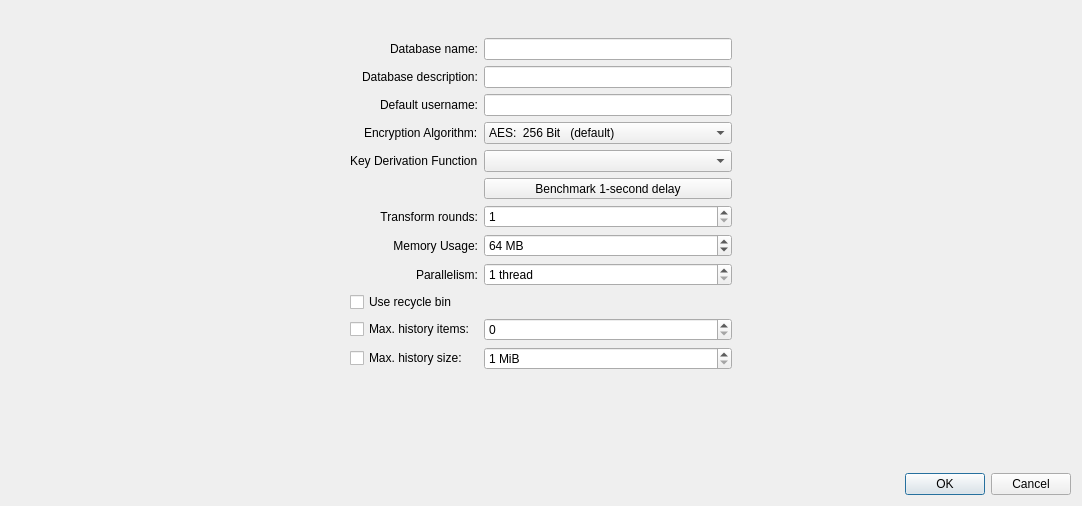
<?xml version="1.0" encoding="UTF-8"?>
<ui version="4.0">
 <class>DatabaseSettingsWidget</class>
 <widget class="QWidget" name="DatabaseSettingsWidget">
  <property name="geometry">
   <rect>
    <x>0</x>
    <y>0</y>
    <width>1082</width>
    <height>506</height>
   </rect>
  </property>
  <layout class="QVBoxLayout" name="verticalLayout" stretch="1,2,5,1">
   <item>
    <spacer name="verticalSpacer_2">
     <property name="orientation">
      <enum>Qt::Vertical</enum>
     </property>
     <property name="sizeHint" stdset="0">
      <size>
       <width>0</width>
       <height>0</height>
      </size>
     </property>
    </spacer>
   </item>
   <item>
    <layout class="QHBoxLayout" name="horizontalLayout_5" stretch="0,1,0">
     <item>
      <spacer name="horizontalSpacer">
       <property name="orientation">
        <enum>Qt::Horizontal</enum>
       </property>
       <property name="sizeHint" stdset="0">
        <size>
         <width>0</width>
         <height>0</height>
        </size>
       </property>
      </spacer>
     </item>
     <item>
      <widget class="QWidget" name="widget" native="true">
       <property name="maximumSize">
        <size>
         <width>400</width>
         <height>16777215</height>
        </size>
       </property>
       <layout class="QGridLayout" name="gridLayout">
        <item row="11" column="1">
         <widget class="QCheckBox" name="historyMaxSizeCheckBox">
          <property name="text">
           <string>Max. history size:</string>
          </property>
         </widget>
        </item>
        <item row="0" column="2">
         <widget class="QLineEdit" name="dbNameEdit"/>
        </item>
        <item row="7" column="2">
         <layout class="QHBoxLayout" name="horizontalLayout_3">
          <item>
           <widget class="QSpinBox" name="memorySpinBox">
            <property name="suffix">
             <string> MB</string>
            </property>
            <property name="minimum">
             <number>1</number>
            </property>
            <property name="maximum">
             <number>1048576</number>
            </property>
            <property name="value">
             <number>64</number>
            </property>
           </widget>
          </item>
         </layout>
        </item>
        <item row="0" column="1" alignment="Qt::AlignRight">
         <widget class="QLabel" name="dbNameLabel">
          <property name="text">
           <string>Database name:</string>
          </property>
         </widget>
        </item>
        <item row="10" column="1">
         <widget class="QCheckBox" name="historyMaxItemsCheckBox">
          <property name="text">
           <string>Max. history items:</string>
          </property>
         </widget>
        </item>
        <item row="4" column="1">
         <widget class="QLabel" name="kdfLabel">
          <property name="text">
           <string>Key Derivation Function</string>
          </property>
         </widget>
        </item>
        <item row="3" column="2">
         <widget class="QComboBox" name="algorithmComboBox">
          <item>
           <property name="text">
            <string>AES:  256 Bit   (default)</string>
           </property>
          </item>
          <item>
           <property name="text">
            <string>Twofish:  256 Bit</string>
           </property>
          </item>
         </widget>
        </item>
        <item row="3" column="1" alignment="Qt::AlignRight">
         <widget class="QLabel" name="algorithmLabel">
          <property name="text">
           <string>Encryption Algorithm:</string>
          </property>
         </widget>
        </item>
        <item row="1" column="1" alignment="Qt::AlignRight">
         <widget class="QLabel" name="dbDescriptionLabel">
          <property name="text">
           <string>Database description:</string>
          </property>
         </widget>
        </item>
        <item row="1" column="2">
         <widget class="QLineEdit" name="dbDescriptionEdit"/>
        </item>
        <item row="4" column="2">
         <widget class="QComboBox" name="kdfComboBox"/>
        </item>
        <item row="10" column="2">
         <layout class="QHBoxLayout" name="horizontalLayout_2">
          <item>
           <widget class="QSpinBox" name="historyMaxItemsSpinBox">
            <property name="sizePolicy">
             <sizepolicy hsizetype="Expanding" vsizetype="Fixed">
              <horstretch>0</horstretch>
              <verstretch>0</verstretch>
             </sizepolicy>
            </property>
            <property name="maximum">
             <number>2000000000</number>
            </property>
           </widget>
          </item>
         </layout>
        </item>
        <item row="11" column="2">
         <layout class="QHBoxLayout" name="horizontalLayout">
          <item>
           <widget class="QSpinBox" name="historyMaxSizeSpinBox">
            <property name="sizePolicy">
             <sizepolicy hsizetype="Expanding" vsizetype="Fixed">
              <horstretch>0</horstretch>
              <verstretch>0</verstretch>
             </sizepolicy>
            </property>
            <property name="suffix">
             <string> MiB</string>
            </property>
            <property name="minimum">
             <number>1</number>
            </property>
            <property name="maximum">
             <number>2000000000</number>
            </property>
           </widget>
          </item>
         </layout>
        </item>
        <item row="6" column="2">
         <widget class="QSpinBox" name="transformRoundsSpinBox">
          <property name="sizePolicy">
           <sizepolicy hsizetype="Expanding" vsizetype="Fixed">
            <horstretch>0</horstretch>
            <verstretch>0</verstretch>
           </sizepolicy>
          </property>
          <property name="alignment">
           <set>Qt::AlignLeading|Qt::AlignLeft|Qt::AlignVCenter</set>
          </property>
          <property name="minimum">
           <number>1</number>
          </property>
          <property name="maximum">
           <number>1000000000</number>
          </property>
         </widget>
        </item>
        <item row="5" column="2">
         <widget class="QToolButton" name="transformBenchmarkButton">
          <property name="sizePolicy">
           <sizepolicy hsizetype="MinimumExpanding" vsizetype="MinimumExpanding">
            <horstretch>0</horstretch>
            <verstretch>0</verstretch>
           </sizepolicy>
          </property>
          <property name="focusPolicy">
           <enum>Qt::NoFocus</enum>
          </property>
          <property name="text">
           <string>Benchmark 1-second delay</string>
          </property>
         </widget>
        </item>
        <item row="2" column="2">
         <widget class="QLineEdit" name="defaultUsernameEdit">
          <property name="enabled">
           <bool>true</bool>
          </property>
         </widget>
        </item>
        <item row="2" column="1">
         <widget class="QLabel" name="defaultUsernameLabel">
          <property name="text">
           <string>Default username:</string>
          </property>
          <property name="alignment">
           <set>Qt::AlignRight|Qt::AlignTrailing|Qt::AlignVCenter</set>
          </property>
         </widget>
        </item>
        <item row="6" column="1">
         <widget class="QLabel" name="transformRoundsLabel">
          <property name="text">
           <string>Transform rounds:</string>
          </property>
          <property name="alignment">
           <set>Qt::AlignRight|Qt::AlignTrailing|Qt::AlignVCenter</set>
          </property>
         </widget>
        </item>
        <item row="7" column="1">
         <widget class="QLabel" name="memoryUsageLabel">
          <property name="text">
           <string>Memory Usage:</string>
          </property>
          <property name="alignment">
           <set>Qt::AlignRight|Qt::AlignTrailing|Qt::AlignVCenter</set>
          </property>
         </widget>
        </item>
        <item row="8" column="1">
         <widget class="QLabel" name="parallelismLabel">
          <property name="text">
           <string>Parallelism:</string>
          </property>
          <property name="alignment">
           <set>Qt::AlignRight|Qt::AlignTrailing|Qt::AlignVCenter</set>
          </property>
         </widget>
        </item>
        <item row="8" column="2">
         <widget class="QSpinBox" name="parallelismSpinBox">
          <property name="suffix">
           <string> thread</string>
          </property>
          <property name="minimum">
           <number>1</number>
          </property>
          <property name="maximum">
           <number>128</number>
          </property>
         </widget>
        </item>
        <item row="9" column="1">
         <widget class="QCheckBox" name="recycleBinEnabledCheckBox">
          <property name="text">
           <string>Use recycle bin</string>
          </property>
         </widget>
        </item>
       </layout>
      </widget>
     </item>
     <item>
      <spacer name="horizontalSpacer_2">
       <property name="orientation">
        <enum>Qt::Horizontal</enum>
       </property>
       <property name="sizeHint" stdset="0">
        <size>
         <width>0</width>
         <height>0</height>
        </size>
       </property>
      </spacer>
     </item>
    </layout>
   </item>
   <item>
    <spacer name="verticalSpacer">
     <property name="orientation">
      <enum>Qt::Vertical</enum>
     </property>
     <property name="sizeHint" stdset="0">
      <size>
       <width>20</width>
       <height>40</height>
      </size>
     </property>
    </spacer>
   </item>
   <item>
    <widget class="QDialogButtonBox" name="buttonBox">
     <property name="standardButtons">
      <set>QDialogButtonBox::Cancel|QDialogButtonBox::Ok</set>
     </property>
    </widget>
   </item>
  </layout>
 </widget>
 <tabstops>
  <tabstop>dbNameEdit</tabstop>
  <tabstop>dbDescriptionEdit</tabstop>
  <tabstop>defaultUsernameEdit</tabstop>
  <tabstop>algorithmComboBox</tabstop>
  <tabstop>kdfComboBox</tabstop>
  <tabstop>transformRoundsSpinBox</tabstop>
  <tabstop>memorySpinBox</tabstop>
  <tabstop>parallelismSpinBox</tabstop>
  <tabstop>recycleBinEnabledCheckBox</tabstop>
  <tabstop>historyMaxItemsCheckBox</tabstop>
  <tabstop>historyMaxItemsSpinBox</tabstop>
  <tabstop>historyMaxSizeCheckBox</tabstop>
  <tabstop>historyMaxSizeSpinBox</tabstop>
  <tabstop>transformBenchmarkButton</tabstop>
 </tabstops>
 <resources/>
 <connections/>
</ui>
